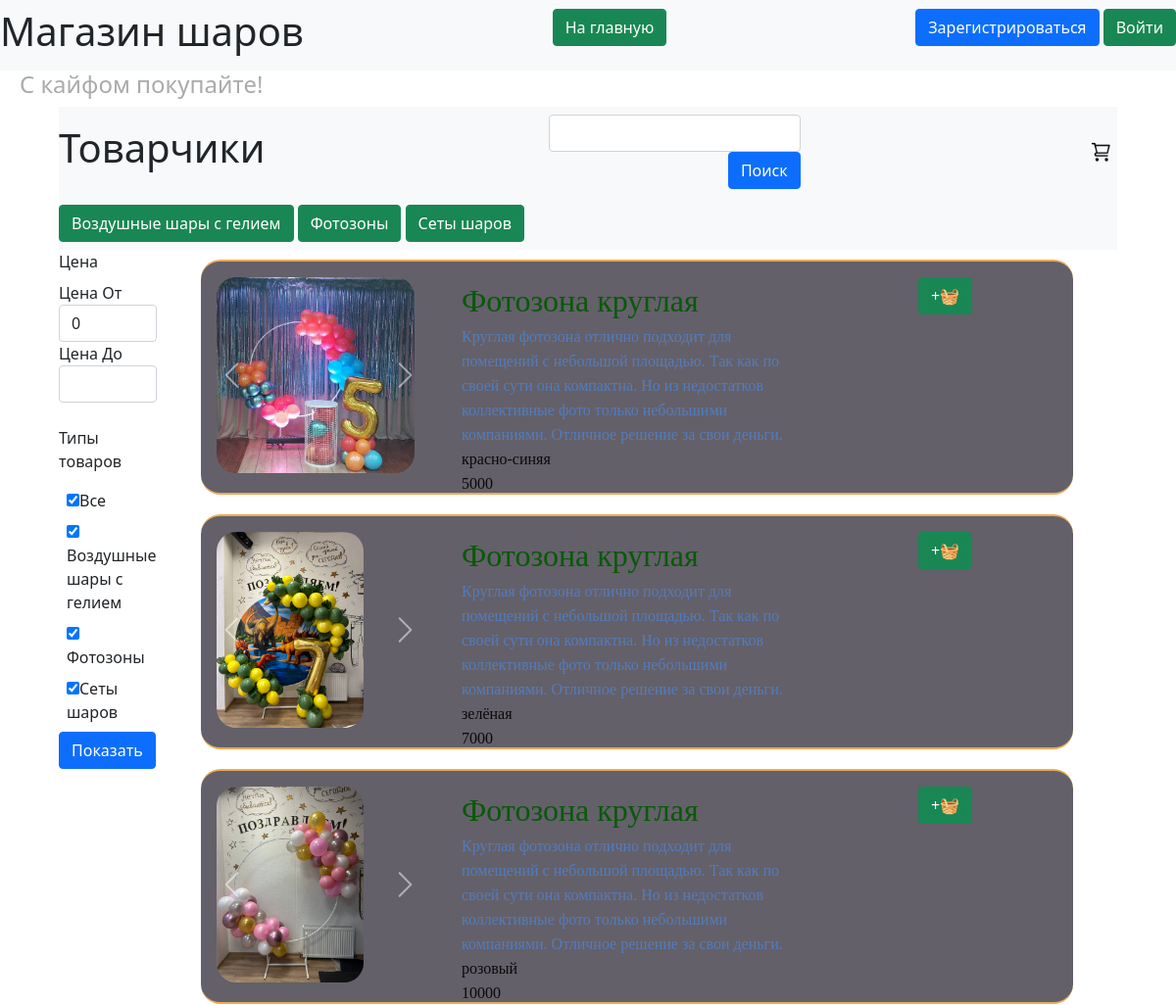
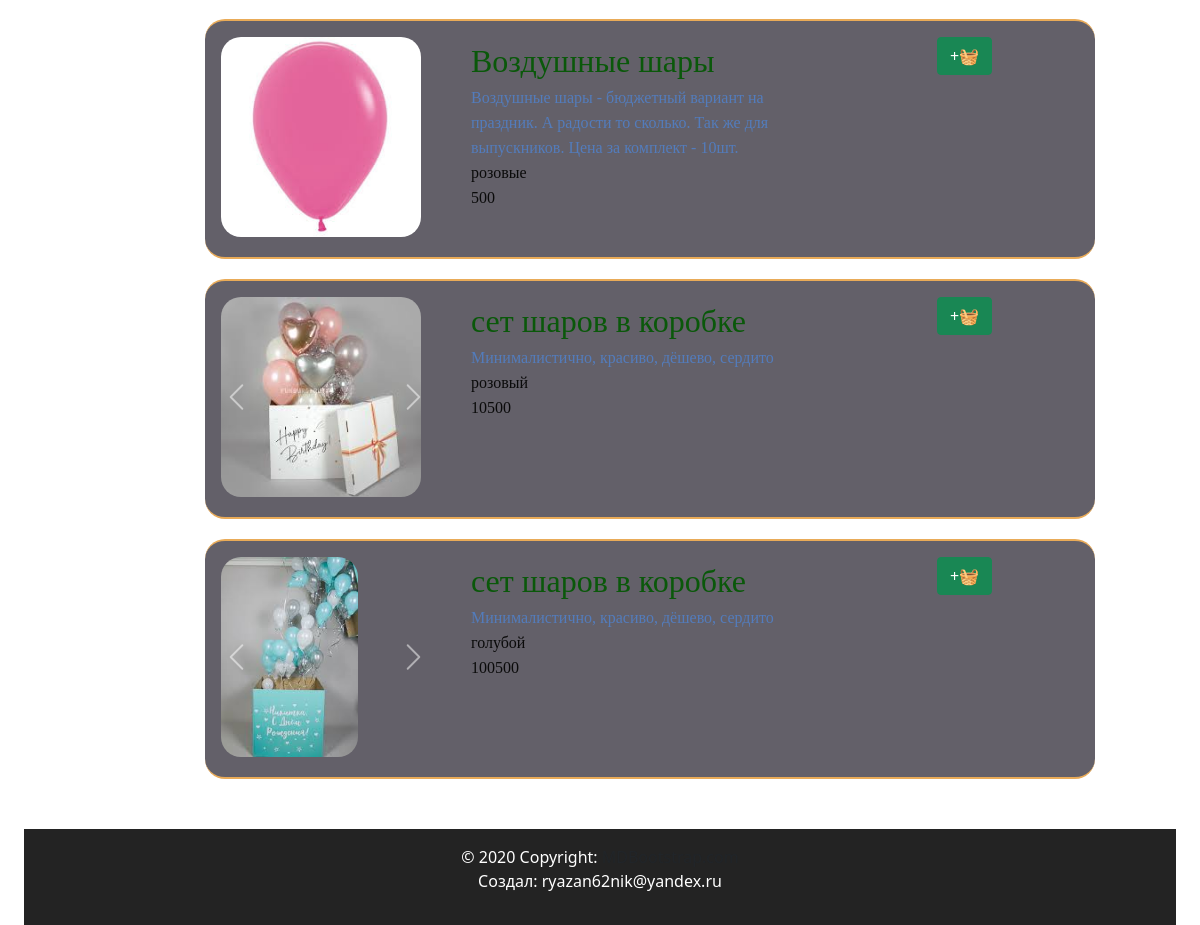
Screenshot of /search with the database file from the repository (2 pictures, top to bottom).
### data/types.py (models this page shows, shortened)
class Types(SqlAlchemyBase):
    __tablename__ = 'types'
    id = sqlalchemy.Column(sqlalchemy.Integer,
                           primary_key=True, autoincrement=True)
    title = sqlalchemy.Column(sqlalchemy.String, nullable=True)
    products = orm.relationship("ProductGroup", back_populates='type_relation')

### data/products.py (models this page shows, shortened)
class Products(SqlAlchemyBase, SerializerMixin):
    __tablename__ = 'products'
    id = sqlalchemy.Column(sqlalchemy.Integer,
                           primary_key=True, autoincrement=True)
    color = sqlalchemy.Column(sqlalchemy.String, nullable=True)
    sale = sqlalchemy.Column(sqlalchemy.Integer, nullable=True)
    cost = sqlalchemy.Column(sqlalchemy.Integer)
    remains = sqlalchemy.Column(sqlalchemy.Integer, nullable=True)
    img = sqlalchemy.Column(sqlalchemy.String, default='0_0_0_none.jpg')
    product_group_id = sqlalchemy.Column(sqlalchemy.Integer, sqlalchemy.ForeignKey("product_group.id"))
    product_group = orm.relationship('ProductGroup')
    def get_img(self):
        return self.img.split(', ')

### data/products_group.py (models this page shows, shortened)
class ProductGroup(SqlAlchemyBase, SerializerMixin):
    __tablename__ = 'product_group'
    id = sqlalchemy.Column(sqlalchemy.Integer,
                           primary_key=True, autoincrement=True)
    title = sqlalchemy.Column(sqlalchemy.String, nullable=True)
    description = sqlalchemy.Column(sqlalchemy.String, nullable=True)
    type = sqlalchemy.Column(sqlalchemy.Integer, sqlalchemy.ForeignKey("types.id"))
    type_relation = orm.relationship('Types')
    products = orm.relationship("Products", back_populates='product_group')

### server.py (the view, shortened to what this page needs)
@app.route("/search", methods=['GET', 'POST'])
def search_get():
    db_sess = db_session.create_session()
    types_db = db_sess.query(Types).all()
    types_data = [(i.id, i.title) for i in types_db]
    form = SearchForm(types_data=types_data)
    if form.validate_on_submit():
        text = request.form.get("text", default="", type=str)
        min_cost = form.min_cost.data
        max_cost = form.max_cost.data
        types = ', '.join([str(i) for i in form.types.data]) or -1
        return redirect(f'/search?text={text}&min_cost={min_cost}&max_cost={max_cost}&types={types}')
    elif request.method == 'GET':
        text = request.args.get("text", default="", type=str)
        min_cost = request.args.get("min_cost", default=0, type=int)
        max_cost = request.args.get("max_cost", type=int)
        types_post = [int(i) for i in request.args.get("types", default='-1', type=str).split(', ')]
        if -1 in types_post:
            types_post = [i[0] for i in form.types.choices]
        form.types.data = types_post
        form.min_cost.data = min_cost
        form.max_cost.data = max_cost
        products = []
        products_color = []
        if text:
            print(text.split())
            for word in text.split():
                products.append(db_sess.query(Products).join(Products.product_group).filter(
                    (Products.product_group.property.mapper.class_.title.like(f'%{word}%')) | (
                        Products.product_group.property.mapper.class_.description.like(f'%{word}%'))).filter(
                    Products.product_group.property.mapper.class_.type.in_(types_post)))
                products_color.append(db_sess.query(Products).join(Products.product_group).filter(
                    Products.product_group.property.mapper.class_.type.in_(types_post)).filter(
                    Products.color.like(f'%{word}%')))
            turn = products + products_color
        else:
            turn = [db_sess.query(Products).join(Products.product_group).filter(
                    Products.product_group.property.mapper.class_.type.in_(types_post))]
        if max_cost:
            for i, item in enumerate(turn):
                turn[i] = item.filter(Products.cost <= max_cost)
        to_show = []
        for i, item in enumerate(turn):
            to_show.extend(item.filter(Products.cost >= min_cost).all())
        types_db = db_sess.query(Types).all()
        return render_template('pages/search.html', title='product', products=to_show, text=text, min_cost=min_cost,
                               max_cost=max_cost or '', types=types_db, form=form)

### forms/products.py
class SearchForm(FlaskForm):
    min_cost = StringField('Цена От', validators=[], default='0')
    max_cost = StringField('Цена До', validators=[])
    types = MultiCheckboxField('Типы товаров', coerce=int,  choices=[(-1, 'Все')])
    submit = SubmitField('Показать')
    def __init__(self, *args, types_data=[], **kwargs):
        super().__init__(*args, **kwargs)
        self.types.choices.extend(types_data)

### data/db_session.py (called while the page is built)
def create_session() -> Session:
    global __factory
    return __factory()

### templates/pages/search.html (shortened to what this page needs)
{% extends "base.html" %}
{% block content %}
<nav class="navbar navbar-light bg-light title-width">
    <div align="left">
        <h1>Товарчики</h1>
    </div>
    <div align="right">
        <form method="POST">
            <nav>
                <input type="text" id="text" name="text" class="form-control" align="left" value="{{text}}"/>
                <input type="submit" value="Поиск" class="btn btn-primary" align="right"/>
            </nav>
        </form>
    </div>
    <div align="right">
        <a href="/basket">
            <div class="basket-button"></div>
        </a>
    </div>
</nav>
<nav class="navbar navbar-light bg-light title-width">
    <div align="right">
        {% for type in types %}
        <a href="#{{type.title}}" class="btn btn-success">{{type.title}}</a>
        {% endfor %}
    </div>
</nav>
<div class="main-sidebar">
    <div class="sidebar">
        <label class="form-label">Цена</label>
        <form action="" method="post">
            {% for field in form if field.name not in ['csrf_token', 'submit', 'types', 'all_types'] %}
            <div>
                {{ field.label() }}
                {{ field(class="form-control")}}
            </div>
            {% endfor %}
            <br>
            <p>{{form.types.label}}</p>
            <div>
                {% for subfield in form.types %}
                <div style="margin: 0 1vh 1vh 1vh;">{{ subfield() }}{{ subfield.label.text }}
                </div>
                {% endfor %}
            </div>
            <p>{{ form.submit(type="submit", class="btn btn-primary") }}</p>
        </form>
    </div>
    <div class="menu">
        {% for product in products %}
        {% include 'includes/product.html' %}
        {% endfor %}
    </div>
</div>
{% endblock %}

### templates/includes/product.html (shortened to what this page needs)
{%if view == 'cube'%}
<link rel="stylesheet" href="{{ url_for('static', filename='css/product_cube_style.css') }}">
{%else%}
<link rel="stylesheet" href="{{ url_for('static', filename='css/product_style.css') }}">
{%endif%}
<div class="product menu-item">
    <div class="product-img-place">
        {% if product.get_img()[0]%}
        <div id="carousel{{product.id}}" class="carousel slide" data-bs-ride="false">
            <div class="carousel-inner">
                <div class="carousel-item active">
                    <img class="d-block product-img" src="/static/img/products/{{product.get_img()[0]}}"
                         alt="{{product.get_img()[0]}}">
                </div>
            </div>
            <a class="carousel-control-prev" href="#carousel{{product.id}}" role="button" data-slide="prev">
                <span class="carousel-control-prev-icon" aria-hidden="true"></span>
            </a>
            <a class="carousel-control-next" href="#carousel{{product.id}}" role="button" data-slide="next">
                <span class="carousel-control-next-icon" aria-hidden="true"></span>
            </a>
        </div>
        {%else%}
        <img class="product-img" src="/static/img/products/none.jpg"
             alt="/static/img/products/{{product.get_img()[0]}}"/>
        {%endif%}
    </div>
    <div class="product-description">
        <div align="left">
            <a href="/show_product/{{product.product_group_id}}/{{product.id}}"
               class="product-no-title text-decoration:none">
                <div>
                    <span class="product-description-title">{{product.product_group.title}}</span><br>
                    <span class="product-description-description">{{product.product_group.description}}</span><br>
                    <span class="product-description-color">{{product.color}}</span><br>
                    <span class="product-description-color">{{product.cost}}</span>
                </div>
            </a>
        </div>
    </div>
    <div class="product-button-plus">
        <button class="btn btn-success"
                onclick="addToBasket('{{ product.id }}'{% if current_user.is_authenticated %}, '{{current_user.id}}' {%endif%});">
            +🧺
        </button>
    </div>
</div>

### static/css/header.css (style rules this page uses)
:root { --main-color: #0179FA; --second-color: white; }

### static/css/footer.css (style rules this page uses)
:root { --main-color: #111111; --second-color: white; }

### static/css/style.css (style rules this page uses)
:root { --main-color: #0179FA; --second-color: #ffffff; --thirdly_color: #629ee3; }
body { background-color: var(--second-color); }

### static/css/mystyle.css (style rules this page uses)
html { --firstly-color: white; --secondary-color: rgba(91, 82, 212, 0.837); --thirdly-color: rgb(99, 96, 105); --fourly-color: rgb(144, 182, 242); --black: rgb(35, 35, 35); --dark-blue: #12191D; --white: #FFFFFF; --green: #33FF00; --caribbean: #00E197; --light-green: #8EEF8C; --turquoise: #12EEFF; --pink: #F053D5; --red: #FE785A; --gray-900: #0C1114; --gray-700: #242A2C; --gray-650: #495257; --gray-600: #424B4F; --gray-500: #495257; --gray-300: #8D979E; --gray-200: #ACB4B9; --gray-150: #AEB6BB; --gray-100: #EEF1F3; --gray-50: #F6F8F9; }
.basket-button { width: 3vh; height: 3vh; border: none; background-image: url('../img/system/cart_icon.png'); background-size: cover; margin: 5px 5px; }
.menu { display: flex; justify-content: space-around; align-items: flex-start; flex-wrap: wrap; padding: 5vh; padding-top: 0; }
.menu-item { width: 30vh; height: 30vh; margin: 10px 5px; text-align: center; background-color: var(--thirdly-color); position: relative; border-radius: 20px; flex-basis: content; }
.title-width { min-width: 85vw; }
.main-sidebar { width: 90vw; //height: 100vh; margin: auto; display:grid; grid-template-columns: 100px 1fr; gap:10; grid-auto-flow: column; }
body { margin: 0; padding: 0; text-align: center; }

### static/css/product_style.css (style rules this page uses)
a { color:#537CBC; text-decoration:none; }
.product { border-top: 2px solid rgb(233 171 88); border-bottom: 2px solid rgb(233 171 88); display: grid; grid-template-columns: repeat(15, 1fr); grid-template-rows: repeat(3, 1fr); gap: 10px; grid-auto-rows: 1fr; }
.product > div { padding: 1em; color: #d9480f; }
.product-img-place { grid-column: 1 / 4; grid-row: 1 / 4; width: 30vh; height: 30vh; }
.product-img { height: 25vh; border-radius: 20px; object-fit: cover; }
.product-description { grid-column: 4 / 11; grid-row: 1 / 4; }
.product-description-title { font-size: 2rem; font-family: cursive; color: rgb(10 88 10); text-align: left; }
.product-description-description { font-family: cursive; color: #537CBC; text-align: left; }
.product-description-color { font-family: cursive; color: rgb(10 10 10); text-align: left; }
.product-no-title { color: rgb(1 1 1); }
.product-button-plus { grid-column: 12 / 15; grid-row: 1 / 2; }

### rows the page displays
Types: title "Воздушные шары с гелием", label.text "Воздушные шары с гелием"
Types: title "Фотозоны", label.text "Фотозоны"
Types: title "Сеты шаров", label.text "Сеты шаров"
Products: img (picture), product_group "Фотозона круглая", product_group.description "Круглая фотозона отлично подходит для помещений с небольшой площадью. Так как по своей сути она компактна. Но из недостатков коллективные фото только небольшими компаниями. Отличное решение за свои деньги.", color "красно-синяя", cost "5000"
Products: img (picture), product_group "Фотозона круглая", product_group.description "Круглая фотозона отлично подходит для помещений с небольшой площадью. Так как по своей сути она компактна. Но из недостатков коллективные фото только небольшими компаниями. Отличное решение за свои деньги.", color "зелёная", cost "7000"
Products: shows a picture, product_group "Фотозона круглая", product_group.description "Круглая фотозона отлично подходит для помещений с небольшой площадью. Так как по своей сути она компактна. Но из недостатков коллективные фото только небольшими компаниями. Отличное решение за свои деньги.", color "розовый", cost "10000"
Products: shows a picture, product_group "Воздушные шары", product_group.description "Воздушные шары - бюджетный вариант на праздник. А радости то сколько. Так же для выпускников. Цена за комплект - 10шт.", color "розовые", cost "500"
Products: shows a picture, product_group "сет шаров в коробке", product_group.description "Минималистично, красиво, дёшево, сердито", color "розовый", cost "10500"
Products: shows a picture, product_group "сет шаров в коробке", product_group.description "Минималистично, красиво, дёшево, сердито", color "голубой", cost "100500"

### other values shown
{{ field.label() }} "Цена От" "Цена До"
{{ subfield.label.text }} "Все"
